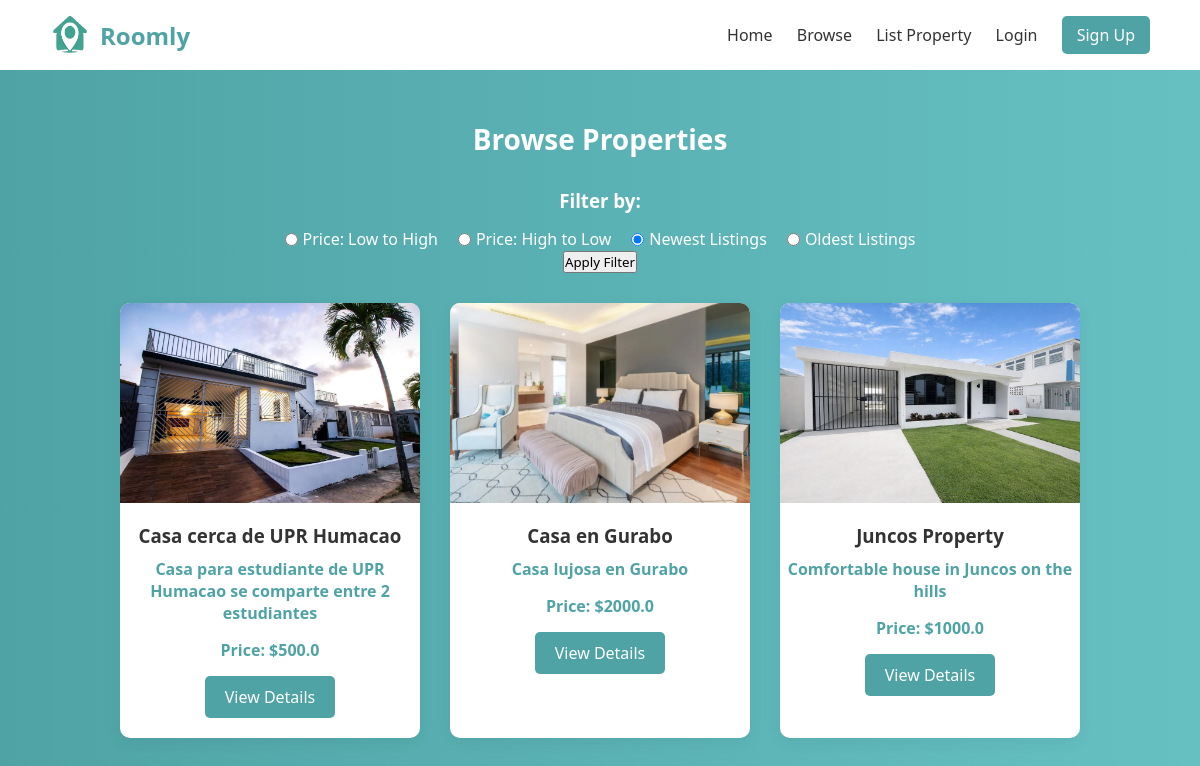
Screenshot of /browse with the database file from the repository.
### website/models.py (models this page shows)
class Property(db.Model):
    __tablename__ = 'PROPERTY'
    property_id_pk = db.Column(db.Integer, primary_key=True)
    title = db.Column(db.String(255), nullable=False)
    description = db.Column(db.Text, nullable=False)
    address = db.Column(db.String(255), nullable=False)
    city = db.Column(db.String(255), nullable=False)
    state = db.Column(db.String(255), nullable=False)
    country = db.Column(db.String(255), nullable=False)
    postal_code = db.Column(db.String(10), nullable=False)
    price_per_month = db.Column(db.Float, nullable=False)
    deposit_amount = db.Column(db.Float, nullable=False)
    number_of_bedrooms = db.Column(db.Integer, nullable=False)
    number_of_bathrooms = db.Column(db.Integer, nullable=False, default=1)
    sqr_ft = db.Column(db.Integer, nullable=False)
    amenities = db.Column(db.Text, nullable=True)
    availability_status = db.Column(db.Boolean, nullable=False)
    owner_id_fk = db.Column(db.Integer, nullable=False)
    university_id_fk = db.Column(db.Integer, nullable=True)
    images = db.relationship('PropertyImage', backref='property', lazy='select')
    amenity_links = db.relationship('PropertyAmenity', backref='property', lazy='select')
    reviews = db.relationship('PropertyReview', backref='property', lazy='select', cascade='all, delete-orphan')
    @property
    def id(self):
        return self.property_id_pk
    @property
    def price(self):
        return self.price_per_month
    @property
    def image_url(self):
        if self.images:
            return self.images[0].image_url
        return '/static/logoRoomly.png'

class PropertyImage(db.Model):
    __tablename__ = 'PROPERTY_IMAGES'
    image_id_pk = db.Column(db.Integer, primary_key=True)
    image_url = db.Column(db.String(255), nullable=False)
    property_id_fk = db.Column(db.Integer, db.ForeignKey('PROPERTY.property_id_pk'), nullable=False)

### website/views.py (the view)
@views.route('/browse')
def browse():
    selected_filter = request.args.get('filter', 'newest')
    query = Property.query.filter_by(availability_status=True)
    if selected_filter == 'price_low_high':
        query = query.order_by(Property.price_per_month.asc())
    elif selected_filter == 'price_high_low':
        query = query.order_by(Property.price_per_month.desc())
    elif selected_filter == 'oldest':
        query = query.order_by(Property.property_id_pk.asc())
    else:
        selected_filter = 'newest'
        query = query.order_by(Property.property_id_pk.desc())
    properties = query.all()
    return render_template('browse.html', properties=properties, selected_filter=selected_filter)

### website/templates/browse.html (shortened to what this page needs)
<!DOCTYPE html>
<html lang="en">
<head>
    <link rel="stylesheet" href="{{ url_for('static', filename='styles.css') }}">
</head>
<body>
    <header>
        <a class="logoRoomly" href="{{ url_for('views.home') }}">
            <img src="{{ url_for('static', filename='logoRoomly.png') }}" alt="Roomly Icon" class="header-icon">
            Roomly
            </a>
        <nav>
            <a href="{{ url_for('views.home') }}">Home</a>
            <a href="{{ url_for('views.browse') }}">Browse</a>
            <a href="{{ url_for('views.list_property') }}">List Property</a>
            {% if session.get('account_id') %}
                <a href="{{ url_for('auth.profile') }}">Profile</a>
                <span class="nav-user">Hi, {{ session.get('account_first_name') }}</span>
                <a href="{{ url_for('auth.logout') }}" class="signup-btn">Log Out</a>
            {% else %}
                <a href="{{ url_for('auth.login') }}">Login</a>
                <a href="{{ url_for('auth.signup') }}" class="signup-btn">Sign Up</a>
            {% endif %}
        </nav>
    </header>
    <section class="browse-container">
        <h2>Browse Properties</h2>
        <div class="filter-section">
            <h3>Filter by:</h3>
            <form method="GET" action="{{ url_for('views.browse') }}">
                <div class="filter-options">
                    <label><input type="radio" name="filter" value="price_low_high" {% if selected_filter == 'price_low_high' %}checked{% endif %}> Price: Low to High</label>
                    <label><input type="radio" name="filter" value="price_high_low" {% if selected_filter == 'price_high_low' %}checked{% endif %}> Price: High to Low</label>
                    <label><input type="radio" name="filter" value="newest" {% if selected_filter == 'newest' %}checked{% endif %}> Newest Listings</label>
                    <label><input type="radio" name="filter" value="oldest" {% if selected_filter == 'oldest' %}checked{% endif %}> Oldest Listings</label>
                </div>
                <button type="submit">Apply Filter</button>
            </form>
        </div>
        <div class="property-listings">
            {% for property in properties %}
                <div class="property-card">
                    <img src="{{ property.image_url }}" alt="{{ property.title }}">
                    <h3>{{ property.title }}</h3>
                    <p>{{ property.description }}</p>
                    <p>Price: ${{ property.price }}</p>
                    <a href="{{ url_for('views.property_detail', property_id=property.id) }}" class="view-details-btn">View Details</a>
                </div>
            {% endfor %}
        </div>
    </section>
</body>
</html>

### website/static/styles.css (style rules this page uses)
* { margin: 0; padding: 0; box-sizing: border-box; font-family: 'Segoe UI', sans-serif; }
body { background-color: #f8f9fa; color: #333; }
header { display: flex; justify-content: space-between; align-items: center; padding: 15px 50px; background-color: white; box-shadow: 0 2px 5px rgba(0,0,0,0.05); }
.header-icon { height: 40px; width: 40px; margin-right: 10px; vertical-align: middle; }
.logoRoomly { display: flex; align-items: center; font-size: 24px; font-weight: 700; color: #4FA3A5; text-decoration: none; }
nav a { margin-left: 20px; text-decoration: none; color: #333; font-weight: 500; }
.signup-btn { background-color: #4FA3A5; color: white; padding: 8px 15px; border-radius: 5px; }
.view-details-btn { display: inline-block; padding: 10px 20px; border: none; background-color: #4FA3A5; color: white; border-radius: 5px; cursor: pointer; text-decoration: none; transition: background-color 0.3s ease; }
.browse-container { padding: 50px; text-align: center; background: linear-gradient(to right, #4FA3A5, #66c0c2); min-height: calc(100vh - 70px); }
.browse-container h2 { margin-bottom: 30px; font-size: 28px; color: white; }
.browse-container .property-listings { display: flex; justify-content: center; gap: 30px; flex-wrap: wrap; }
.browse-container .property-card { background-color: white; width: 300px; border-radius: 10px; box-shadow: 0 5px 15px rgba(0,0,0,0.05); padding-bottom: 20px; transition: transform 0.3s ease; }
.browse-container .property-card img { width: 100%; border-radius: 10px 10px 0 0; }
.browse-container .property-card h3 { margin: 15px 0 10px; }
.browse-container .property-card p { margin-bottom: 15px; font-weight: bold; color: #4FA3A5; }
.browse-container .property-card .view-details-btn { display: inline-block; padding: 10px 20px; background-color: #4FA3A5; color: white; border-radius: 5px; text-decoration: none; cursor: pointer; }
.browse-container .filter-section { margin-bottom: 30px; }
.browse-container .filter-section h3 { margin-bottom: 15px; color: white; }
.browse-container .filter-section .filter-options { display: flex; gap: 20px; justify-content: center; }
.browse-container .filter-section .filter-options label { display: flex; align-items: center; gap: 5px; color: white; }

### rows the page displays
Property: image_url (picture), title "Casa cerca de UPR Humacao", description "Casa para estudiante de UPR Humacao se comparte entre 2 estudiantes", price "500.0"
Property: image_url (picture), title "Casa en Gurabo", description "Casa lujosa en Gurabo", price "2000.0"
Property: image_url (picture), title "Juncos Property", description "Comfortable house in Juncos on the hills", price "1000.0"
